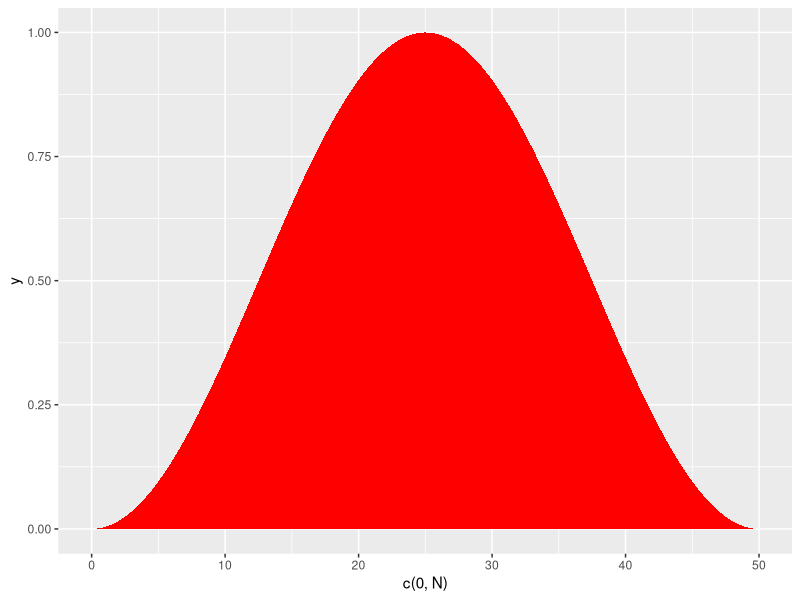

Here is the R script that generated this plot:
library(ggplot2)

N<-50
hann <- function(n) {0.5 - 0.5 * cos(2 * pi * n / N)}

ggplot(NULL, aes(c(0,N))) + 
  geom_area(stat = "function", fun = hann, fill = "red")